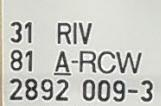
//> input picture img/uic_test.jpg, 161 x 106 px
$ ./extract_featuresNM2 ../img/uic_test.jpg   (built with g++ and OpenCV 4)
//> lines starting //> are read from the running program, lines starting //| are printed output that depends on the picture; after the words box and inside, x2 and y2 are one past the last pixel; in counts of white or black regions, pixels touching at a corner belong together
#include "opencv2/highgui.hpp"
#include "opencv2/features2d/features2d.hpp"
#include "opencv2/imgproc.hpp"

#include <iostream>
#include <stdio.h>
#include <stdlib.h>
#include <pthread.h>

#include <iostream>
#include <fstream>
#include <sstream>

#define PI 3.14159265

using namespace cv;
using namespace std;

int GroundTruth(Mat &_originalImage) {

    Mat originalImage(_originalImage.rows + 2, _originalImage.cols + 2, _originalImage.type());
    copyMakeBorder(_originalImage, originalImage, 1, 1, 1, 1, BORDER_CONSTANT, Scalar(255, 255, 255));

    Mat bwImage(originalImage.size(), CV_8UC1);

    uchar thresholdValue = 100;
    uchar maxValue = 255;
    uchar middleValue = 192;
    uchar zeroValue = 0;
    Scalar middleScalar(middleValue);
    Scalar zeroScalar(zeroValue);

    static int neigborsCount = 4;
    static int dx[] = {-1, 0, 0, 1};
    static int dy[] = {0, -1, 1, 0};
    int di, rx, ry;
    int perimeter;

    //cvtColor(originalImage, bwImage, CV_RGB2GRAY);
    threshold(originalImage, bwImage, thresholdValue, maxValue, THRESH_BINARY_INV);

    int regionsCount = 0;
    int totalPixelCount = bwImage.rows * bwImage.cols;
    Point seedPoint;
    Rect rectFilled;
    int valuesSum, q1, q2, q3;
    bool p00, p10, p01, p11;

    for (int i = 0; i < totalPixelCount; i++) {
        if (bwImage.data[i] == maxValue) {
            seedPoint.x = i % bwImage.cols;
            seedPoint.y = i / bwImage.cols;

            if ((seedPoint.x == 0) || (seedPoint.y == 0) || (seedPoint.x == bwImage.cols - 1) ||
                (seedPoint.y == bwImage.rows - 1)) {
                continue;
            }

            regionsCount++;

            size_t pixelsFilled = floodFill(bwImage, seedPoint, middleScalar, &rectFilled);

            perimeter = 0;
            q1 = 0;
            q2 = 0;
            q3 = 0;

            int crossings[rectFilled.height];
            for (int j = 0; j < rectFilled.height; j++) {
                crossings[j] = 0;
            }

            for (ry = rectFilled.y - 1; ry <= rectFilled.y + rectFilled.height; ry++) {
                for (rx = rectFilled.x - 1; rx <= rectFilled.x + rectFilled.width; rx++) {
                    if ((bwImage.at<uint8_t>(ry, rx - 1) != bwImage.at<uint8_t>(ry, rx)) &&
                        (bwImage.at<uint8_t>(ry, rx - 1) + bwImage.at<uint8_t>(ry, rx) == middleValue + zeroValue)) {
                        crossings[ry - rectFilled.y]++;
                    }

                    if (bwImage.at<uint8_t>(ry, rx) == middleValue) {
                        for (di = 0; di < neigborsCount; di++) {
                            int xNew = rx + dx[di];
                            int yNew = ry + dy[di];

                            if (bwImage.at<uint8_t>(yNew, xNew) == zeroValue) {
                                perimeter++;
                            }
                        }
                    }

                    p00 = bwImage.at<uint8_t>(ry, rx) == middleValue;
                    p01 = bwImage.at<uint8_t>(ry, rx + 1) == middleValue;
                    p10 = bwImage.at<uint8_t>(ry + 1, rx) == middleValue;
                    p11 = bwImage.at<uint8_t>(ry + 1, rx + 1) == middleValue;
                    valuesSum = p00 + p01 + p10 + p11;

                    if (valuesSum == 1) q1++;
                    else if (valuesSum == 3) q2++;
                    else if ((valuesSum == 2) && (p00 == p11)) q3++;
                }
            }

            q1 = q1 - q2 + 2 * q3;
            if (q1 % 4 != 0) {
                printf("Non-integer Euler number");
                exit(0);
            }
            q1 /= 4;

            // [10 lines of commented-out code are left out]

            vector<int> m_crossings;
            m_crossings.push_back(crossings[(int) rectFilled.height / 6]);
            m_crossings.push_back(crossings[(int) 3 * rectFilled.height / 6]);
            m_crossings.push_back(crossings[(int) 5 * rectFilled.height / 6]);
            sort(m_crossings.begin(), m_crossings.end());

            //Features used in the first stage classifier
            //aspect ratio (w/h), compactness (sqrt(a/p), number of holes (1 − η), and a horizontal crossings feature (cˆ = median {c_1*w/6, c_3*w/6, c_5*w/6}) which estimates number of character strokes in horizontal projection
            if ((rectFilled.width >= 3) &&
                (rectFilled.height >= 3)) // TODO find a better way to select good negative examples
            {
                printf("%f,%f,%f,%f,", (float) rectFilled.width / rectFilled.height, sqrt(pixelsFilled) / perimeter,
                       (float) (1 - q1), (float) m_crossings.at(1));

                Mat region = Mat::zeros(bwImage.rows + 2, bwImage.cols + 2, CV_8UC1);
                int newMaskVal = 255;
                int flags = 4 + (newMaskVal << 8) + FLOODFILL_FIXED_RANGE;
                Rect rect;
                floodFill(bwImage, region, seedPoint, zeroScalar, &rect, Scalar(), Scalar(), flags);
                rect.width += 2;
                rect.height += 2;
                region = region(rect);

                vector<vector<Point> > contours;
                vector<Point> contour_poly;
                vector<Vec4i> hierarchy;
                findContours(region, contours, hierarchy, RETR_TREE, CHAIN_APPROX_NONE, Point(0, 0));
                //TODO check epsilon parameter of approxPolyDP (set empirically) : we want more precission if the region is very small because otherwise we'll loose all the convexities
                approxPolyDP(Mat(contours[0]), contour_poly, (float) min(rect.width, rect.height) / 17, true);

                bool was_convex = false;
                int num_inflexion_points = 0;
                for (int p = 0; p < contour_poly.size(); p++) {
                    int p_prev = p - 1;
                    int p_next = p + 1;
                    if (p_prev == -1)
                        p_prev = contour_poly.size() - 1;
                    if (p_next == contour_poly.size())
                        p_next = 0;

                    double angle_next = atan2((contour_poly[p_next].y - contour_poly[p].y),
                                              (contour_poly[p_next].x - contour_poly[p].x));
                    double angle_prev = atan2((contour_poly[p_prev].y - contour_poly[p].y),
                                              (contour_poly[p_prev].x - contour_poly[p].x));
                    if (angle_next < 0)
                        angle_next = 2. * PI + angle_next;

                    double angle = (angle_next - angle_prev);
                    if (angle > 2. * PI)
                        angle = angle - 2. * PI;
                    else if (angle < 0)
                        angle = 2. * PI + abs(angle);

                    if (p > 0) {
                        if (((angle > PI) && (!was_convex)) || ((angle < PI) && (was_convex)))
                            num_inflexion_points++;
                    }
                    was_convex = (angle > PI);

                    //cout << "(" << contour_poly[p].x<<","<<contour_poly[p].y << ") angle "<<angle<<endl;

                }

                floodFill(region, Point(0, 0), Scalar(255), 0);
                int holes_area = region.cols * region.rows - countNonZero(region);

                int hull_area = 0;

                {

                    vector<Point> hull;
                    cv::convexHull(contours[0], hull, false);
                    hull_area = contourArea(hull);
                }

                printf("%f,%f,%f\n", (float) holes_area / pixelsFilled, (float) hull_area / contourArea(contours[0]),
                       (float) num_inflexion_points);

            } else {
                floodFill(bwImage, seedPoint, zeroScalar);
            }

        }
    }


}


int main(int argc, char **argv) {
    Mat originalImage;

    if (argc == 1) {
        exit(0);
    } else {
        originalImage = imread(argv[1], 0);
//> originalImage: 106 rows x 161 cols, CV_8UC1; min 19, max 255, mean 198.2
        originalImage = 255 - originalImage;
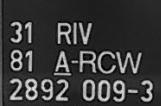
//> originalImage: 106 rows x 161 cols, CV_8UC1; min 0, max 236, mean 56.8
    }

    GroundTruth(originalImage);
//> in GroundTruth, `copyMakeBorder(_originalImage, originalImage, 1, 1, 1, 1, BORDER_CONST..`:
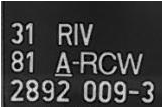
//> originalImage: 108 rows x 163 cols, CV_8UC1; min 0, max 255, mean 62.8
//> in GroundTruth, `threshold(originalImage, bwImage, thresholdValue, maxValue, THRESH_BIN..`:
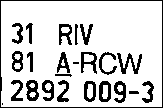
//> bwImage: 108 rows x 163 cols, CV_8UC1; 82.2% white; 24 black regions (2 under 20 px), largest, box (x1, y1, x2, y2) and area: (0, 0, 163, 108) 552, (117, 53, 142, 74) 209, (26, 80, 39, 101) 172
//> the loop in GroundTruth, `for (int i = 0; i < totalPixelCount; i++)` made 17604 passes
//| 1.518868,0.051019,23.000000,18.000000,0.217131,1.000834,0.000000
//| 1.500000,0.226078,0.000000,2.000000,0.000000,1.014493,0.000000
//| 1.166667,0.207122,0.000000,2.000000,0.000000,1.100000,0.000000
//| 1.250000,0.232406,0.000000,2.000000,0.000000,1.036364,0.000000
//| 0.571429,0.192847,0.000000,2.000000,0.000000,1.200000,3.000000
//| 1.166667,0.224267,0.000000,2.000000,0.000000,1.083333,0.000000
//| 1.200000,0.213201,0.000000,2.000000,0.000000,1.000000,0.000000
//| 0.875000,0.202759,0.000000,2.000000,0.000000,1.054545,0.000000
//> (output is shown up to pass 13577 of 17604)
//> after the loop in GroundTruth, `for (int i = 0; i < totalPixelCount; i++)`: bwImage: 108 rows x 163 cols, CV_8UC1; every value is 0
//> after the loop in GroundTruth, `for (int i = 0; i < totalPixelCount; i++)`: regionsCount = 12; perimeter = 26; q1 = 1; q2 = 7; q3 = 0; p00 = false; valuesSum = 0

    return 0;
}
